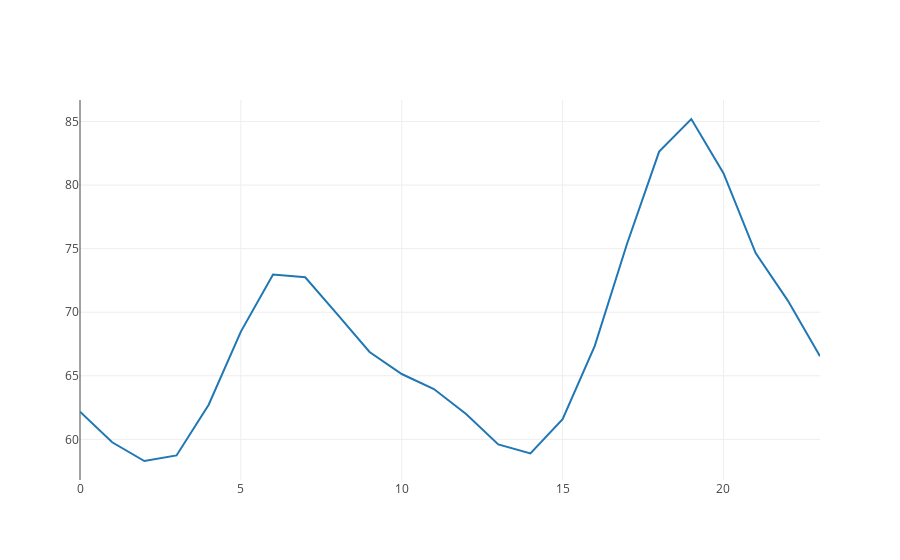

Notebook code for this chart:
### Code cell
def precioHistoricoPromedioPorHora = {
    val df = dfMercados
        .select("Valor_Mercado_Spot", "Fecha")
        .groupBy(date_format(col("Fecha"), "HH").as("Hora"))
        .agg(avg("Valor_Mercado_Spot").as("PromedioPorHora"))
        .orderBy(col("Hora"))

    val seqPrecioEnergia = df.select("PromedioPorHora").as[Double].collect.toSeq
    val seqAños = df.select("Hora").as[String].collect.toSeq

    val trace =  Scatter(seqAños, seqPrecioEnergia, name = "€/MWh")
     
    val data = Seq(trace)
    plot(data)
}
precioHistoricoPromedioPorHora

### Figure 1 — Plotly figure (JSON) as saved in the notebook; plotly's stock layout.template omitted (floating-point values rounded to 4 significant figures)
{"data": [{"name": "€/MWh", "type": "scatter", "x": ["00", "01", "02", "03", "04", "05", "06", "07", "08", "09", "10", "11", "12", "13", "14", "15", "16", "17", "18", "19", "20", "21", "22", "23"], "y": [62.18, 59.77, 58.3, 58.74, 62.73, 68.48, 72.96, 72.75, 69.82, 66.87, 65.14, 63.96, 61.99, 59.61, 58.9, 61.59, 67.35, 75.37, 82.64, 85.2, 80.94, 74.65, 70.91, 66.54]}], "layout": {"autosize": true, "xaxis": {"autorange": true, "range": [0, 23], "type": "linear"}, "yaxis": {"autorange": true, "range": [56.81, 86.69], "type": "linear"}}}
